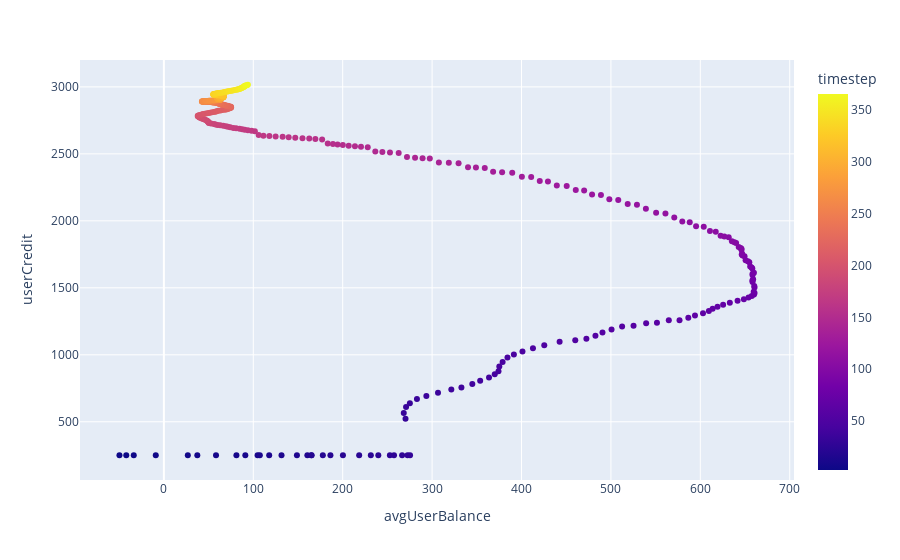

The cell this chart's notebook holds for it:
### Code cell
fig3 = px.scatter(
    df[df.timestep >= 0],
    x='avgUserBalance',
    y='userCredit',
    color='timestep'
)
fig3.show()

### Figure 1 — Plotly figure (JSON) as saved in the notebook; plotly's stock layout.template omitted (floating-point values rounded to 4 significant figures; data arrays with more than 128 entries replaced by an {"elided": "..."} marker saying what was removed)
{"data": [{"hovertemplate": "avgUserBalance=%{x}<br>userCredit=%{y}<br>timestep=%{marker.color}<extra></extra>", "legendgroup": "", "marker": {"color": {"elided": "363 int values"}, "coloraxis": "coloraxis", "symbol": "circle"}, "mode": "markers", "name": "", "orientation": "v", "showlegend": false, "type": "scatter", "x": {"elided": "363 float values"}, "xaxis": "x", "y": {"elided": "363 int values"}, "yaxis": "y"}], "layout": {"coloraxis": {"colorbar": {"title": {"text": "timestep"}}, "colorscale": [[0, "#0d0887"], [0.1111, "#46039f"], [0.2222, "#7201a8"], [0.3333, "#9c179e"], [0.4444, "#bd3786"], [0.5556, "#d8576b"], [0.6667, "#ed7953"], [0.7778, "#fb9f3a"], [0.8889, "#fdca26"], [1, "#f0f921"]]}, "legend": {"tracegroupgap": 0}, "margin": {"t": 60}, "xaxis": {"anchor": "y", "domain": [0, 1], "title": {"text": "avgUserBalance"}}, "yaxis": {"anchor": "x", "domain": [0, 1], "title": {"text": "userCredit"}}}}
